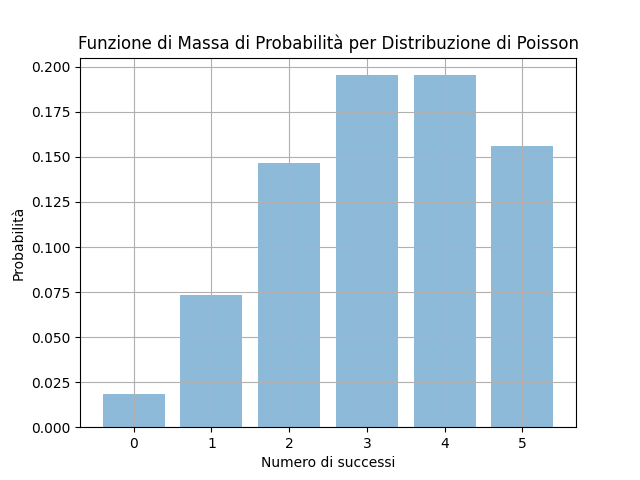

Write Python code to recreate this figure.
import matplotlib.pyplot as plt
import numpy as np
from scipy.stats import poisson

# Parametri della distribuzione di Poisson
lambda_ = 4  # Parametro lambda
omega = 5  # Intervallo di valori fino a omega

# Generazione dei valori possibili per la variabile casuale
x = np.arange(0, omega+1)

# Calcolo della funzione di massa di probabilità per la distribuzione di Poisson
pmf = poisson.pmf(x, lambda_)

# Creazione del grafico
plt.bar(x, pmf, align='center', alpha=0.5)
plt.xlabel('Numero di successi')
plt.ylabel('Probabilità')
plt.title('Funzione di Massa di Probabilità per Distribuzione di Poisson')
plt.grid(True)

# Visualizzazione del grafico
plt.show()
